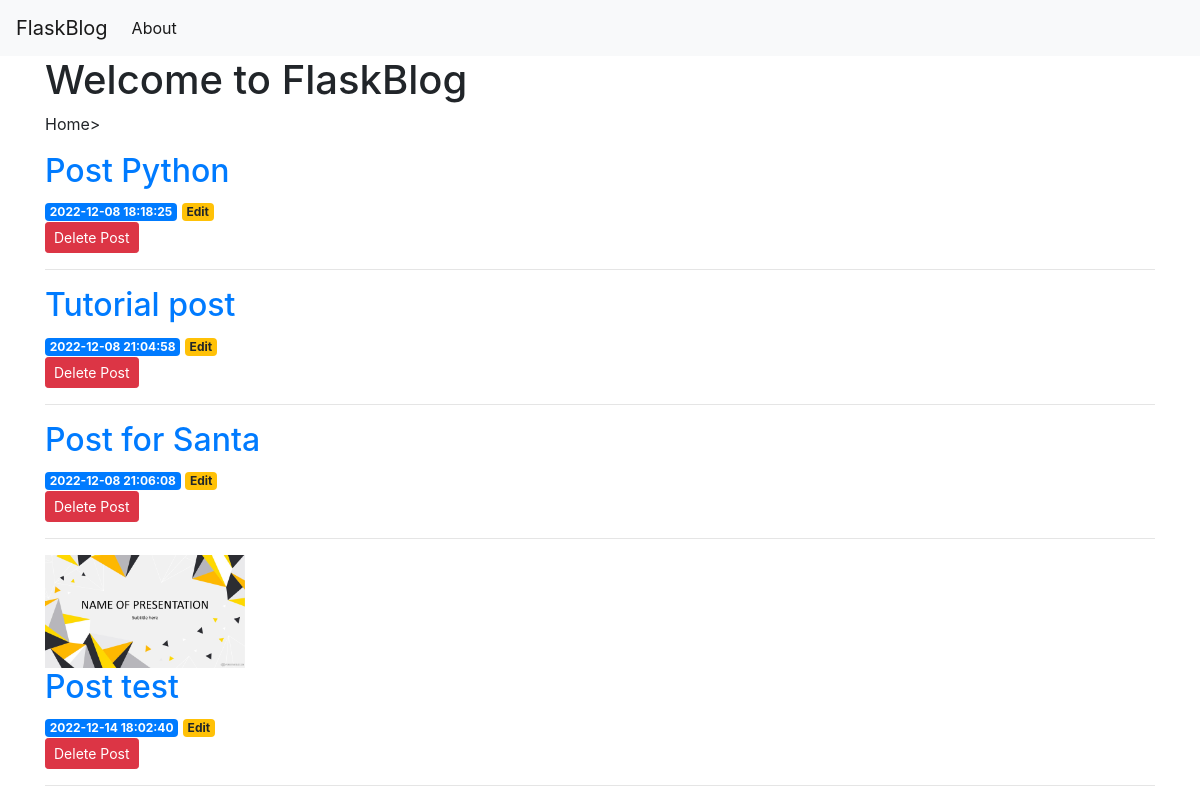
The page / on the database its author committed.
### tables this page shows
CREATE TABLE posts (
    id INTEGER PRIMARY KEY AUTOINCREMENT,
    created TIMESTAMP NOT NULL DEFAULT CURRENT_TIMESTAMP,
    title TEXT NOT NULL,
    content TEXT NOT NULL
, render INTEGER);

### Part-3-Flask/flask/blog/app.py (the view)
@app.route('/')
def index():
    conn = get_db_connection()
    result = conn.execute('SELECT * FROM posts').fetchall()
    conn.close()
    return render_template('index.html', posts = result, title_page = 'SUPER')

### Part-3-Flask/flask/blog/app.py (called while the page is built)
def get_db_connection():
    conn = sqlite3.connect('database.db')
    conn.row_factory = sqlite3.Row
    return conn

### Part-3-Flask/flask/blog/templates/index.html
{% extends 'base.html' %}
{% block content %}
    <h1>Welcome to FlaskBlog</h1>
    <p>Home></p>
    {% for post in posts %}
        {% if post['render'] %}
        <img width="200"
            src="{{ url_for('static', filename='img/renders/' + post['render']) }}"/>
        {% endif %}
        <a href="/post/{{ post['id'] }}">
            <h2>{{ post['title'] }}</h2>
        </a>
        <span class="badge badge-primary">{{ post['created'] }}</span>
        <a href="{{ url_for('edit', id=post['id']) }}">
            <span class="badge badge-warning">Edit</span>
        </a>
        <form action="{{ url_for('delete', id=post['id']) }}" method="POST">
            <input type="submit" value="Delete Post"
                    class="btn btn-danger btn-sm"
                    onclick="return confirm('Are you sure you want to delete this post?')">
        </form>
        <hr>
    {% endfor %}
{% endblock %}

### Part-3-Flask/flask/blog/templates/base.html (shortened to what this page needs)
<!doctype html>
<html lang="en">
  <head>
    <link rel="stylesheet" href="https://stackpath.bootstrapcdn.com/bootstrap/4.3.1/css/bootstrap.min.css">
  </head>
  <body>
    <nav class="navbar navbar-expand-md navbar-light bg-light">
        <a class="navbar-brand" href="{{ url_for('index')}}">FlaskBlog</a>
        <div class="collapse navbar-collapse" id="navbarNav">
            <ul class="navbar-nav">
            <li class="nav-item active">
                <a class="nav-link" href="#">About</a>
            </li>
            </ul>
        </div>
    </nav>
    <div class="container">
      {% block content %} {% endblock %}
    </div>
  </body>
</html>

### rows shown on the page
posts: title "Post Python", created "2022-12-08 18:18:25"
posts: title "Tutorial post", created "2022-12-08 21:04:58"
posts: title "Post for Santa", created "2022-12-08 21:06:08"
posts: render (picture), title "Post test", created "2022-12-14 18:02:40"
